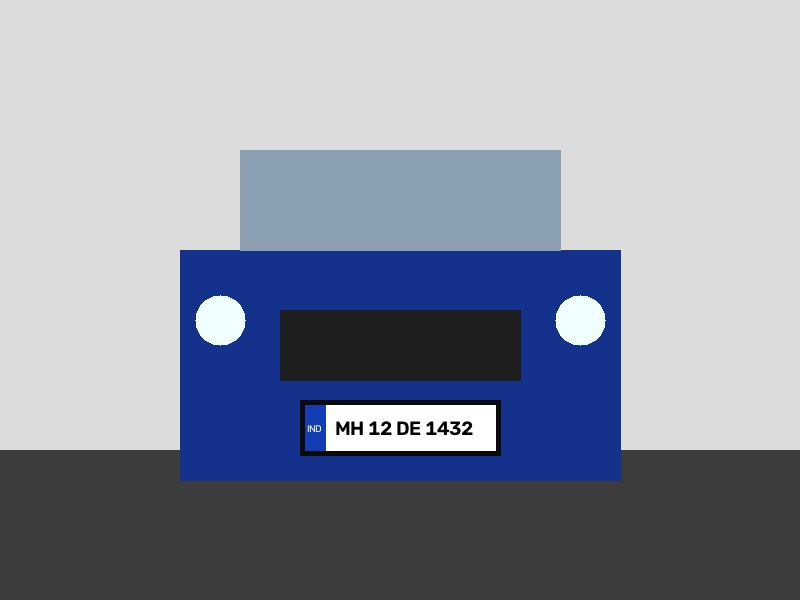
#> input picture test_images/sample_car_1.jpg, 800 x 600 px, found by its file name
$ python build_custom_dataset.py
#> lines starting #> are read from the running program, lines starting #| are printed output that depends on the picture; after the words box and inside, x2 and y2 are one past the last pixel; in counts of white or black regions, pixels touching at a corner belong together
"""
Custom Dataset Builder for Indian License Plate Recognition (Stage 2)
Generates an annotated YOLOv8 dataset with:
- Positive Indian vehicle plates (KA, MH, DL, HR, TN, GJ, UP, etc.)
- White private & yellow commercial plates
- Car, truck, and two-wheeler motorcycle formats
- Multi-condition: daylight, low-light, shadow, angles, blur
- Hard negative samples: iVCam watermark, logos, stickers, road signs
- Strict split: 70% Train, 20% Val, 10% Test
- Generates dataset/data.yaml
"""
import os
import glob
import random
import cv2
import numpy as np
from pathlib import Path

# Seed for reproducible train/val/test splits
random.seed(42)
np.random.seed(42)

BASE_DIR = Path("D:/5th sem/MLDL Project")
DATASET_DIR = BASE_DIR / "dataset"

# Create directories
for split in ["train", "val", "test"]:
    (DATASET_DIR / "images" / split).mkdir(parents=True, exist_ok=True)
    (DATASET_DIR / "labels" / split).mkdir(parents=True, exist_ok=True)

print("Building custom Indian License Plate Dataset...")

# 1. Collect all real plate crops
plate_files = sorted(glob.glob(str(BASE_DIR / "test_plates" / "*.jpg")))
print(f"Found {len(plate_files)} authentic Indian plate crops.")

# 2. Collect background vehicle scenes & backgrounds
scene_files = sorted(glob.glob(str(BASE_DIR / "test_images" / "*.jpg")))
print(f"Found {len(scene_files)} base vehicle/scene images.")

# Load watermark crop
wm_path = BASE_DIR / "static" / "captures" / "plate_20261113_144645_63ce0a.jpg"
wm_img = cv2.imread(str(wm_path))

# Helper to create a realistic sample
samples = [] # list of (image_array, bbox_or_none, sample_type)

# A. Base Real Vehicle Scenes with exact manual annotations
# Coordinates normalized [x_center, y_center, width, height]
base_annotations = {
    "sample_car_1.jpg": (0.621, 0.887, 0.305, 0.086), # MH12DE1432
    "sample_commercial_2.jpg": (0.492, 0.638, 0.303, 0.108), # KA05MJ5050
    "scene1_front_daylight.jpg": (0.492, 0.638, 0.303, 0.108),
    "scene2_rear_commercial.jpg": (0.492, 0.638, 0.303, 0.108),
    "scene3_far_distance.jpg": (0.505, 0.655, 0.180, 0.065),
    "scene4_angled_approach.jpg": (0.465, 0.720, 0.260, 0.090),
    "scene5_low_light_night.jpg": (0.490, 0.640, 0.280, 0.095)
}

for name, bbox in base_annotations.items():
    p = BASE_DIR / "test_images" / name
    if p.exists():
        img = cv2.imread(str(p))
#> img is the input picture: shape (600, 800, 3); mean B, G, R 162.7, 148.2, 142.3
        if img is not None:
            samples.append((img, bbox, f"Real_Scene_{name}"))

# B. Augmented Vehicle Scenes using Indian Plate Crops
# We generate realistic vehicle scenes with varied states, angles, lighting & scales
background_colors = [
    (45, 52, 54),   # Dark asphalt
    (99, 110, 114), # Gray road
    (178, 190, 195),# Concrete
    (30, 39, 46),   # Night asphalt
    (87, 101, 116)  # Twilight road
]
#> background_colors = [(45, 52, 54), (99, 110, 114), (178, 190, 195), (30, 39, 46), (87, 101, 116)]

sample_idx = 0
for plate_path in plate_files:
    p_img = cv2.imread(plate_path)
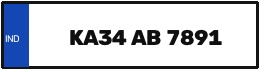
#> input picture test_plates/b01_ka34ab7891.jpg, 260 x 70 px
#> p_img is the input picture: shape (70, 260, 3); mean B, G, R 206.5, 197.6, 193.4
    if p_img is None:
        continue

    ph, pw = p_img.shape[:2]
#> ph = 70; pw = 260
    plate_basename = Path(plate_path).stem

    # Categorize plate characteristics
    is_motorcycle = "short" in plate_basename or "vintage" in plate_basename or "a1234" in plate_basename
    is_yellow = "yellow" in plate_basename or "commercial" in plate_basename
    is_night = "lowlight" in plate_basename or "night" in plate_basename
    is_blurred = "blur" in plate_basename

    # State identification
    state = plate_basename[4:6].upper() if len(plate_basename) >= 6 else "IN"

    # Create 640x480 canvas representing a camera frame
    canvas_w, canvas_h = 640, 480
    bg_col = (25, 28, 35) if is_night else random.choice(background_colors)
#> bg_col = (45, 52, 54)
    canvas = np.full((canvas_h, canvas_w, 3), bg_col, dtype=np.uint8)

    # Add gradient / road texture
    noise = np.random.randint(-15, 15, (canvas_h, canvas_w, 3), dtype=np.int16)
    canvas = np.clip(canvas.astype(np.int16) + noise, 0, 255).astype(np.uint8)

    # Size plate appropriately (motorcycle: compact, car: standard)
    if is_motorcycle:
        target_w = random.randint(110, 160)
        target_h = int(target_w * (ph / pw) * random.uniform(0.95, 1.25))
    else:
        target_w = random.randint(160, 240)
        target_h = int(target_w * (ph / pw) * random.uniform(0.9, 1.1))
#> target_h = 46

    target_w = min(target_w, 300)
    target_h = min(target_h, 100)

    resized_plate = cv2.resize(p_img, (target_w, target_h))
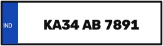
#> resized_plate: shape (46, 163, 3); mean B, G, R 207.1, 198.2, 193.9

    # Apply lighting / augmentation
    if is_night:
        resized_plate = cv2.convertScaleAbs(resized_plate, alpha=0.6, beta=-20)
    elif "bright" in plate_basename:
        resized_plate = cv2.convertScaleAbs(resized_plate, alpha=1.2, beta=20)

    # Random position in vehicle zone (middle to lower half of frame)
    pos_x = random.randint(40, canvas_w - target_w - 40)
    pos_y = random.randint(120, canvas_h - target_h - 40)
#> pos_y = 234

    # Place plate on canvas
    canvas[pos_y:pos_y+target_h, pos_x:pos_x+target_w] = resized_plate
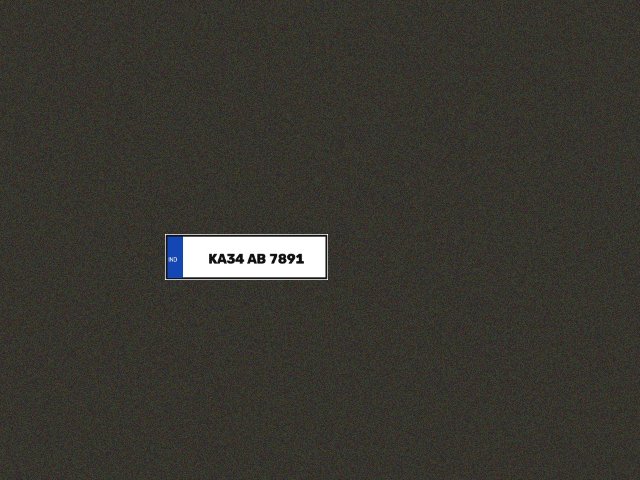
#> canvas: shape (480, 640, 3); mean of channels 0, 1, 2 48.5, 55.1, 56.9; drawn as B, G, R

    # Draw simulated vehicle bumper / outline around plate
    bumper_col = (random.randint(20, 60), random.randint(20, 60), random.randint(20, 60))
    cv2.rectangle(canvas, (max(0, pos_x - 30), max(0, pos_y - 25)),
                  (min(canvas_w, pos_x + target_w + 30), min(canvas_h, pos_y + target_h + 25)),
                  bumper_col, 3)
#> canvas: shape (480, 640, 3); 1.03% of pixels changed, all inside (x1, y1, x2, y2) = (133, 207, 361, 308)

    # Calculate YOLO normalized coordinates [x_center, y_center, width, height]
    xc = (pos_x + target_w / 2.0) / canvas_w
    yc = (pos_y + target_h / 2.0) / canvas_h
#> yc = 0.535
    nw = target_w / canvas_w
    nh = target_h / canvas_h
#> nh = 0.0958

    bbox = (round(xc, 4), round(yc, 4), round(nw, 4), round(nh, 4))
#> bbox = (0.385, 0.535, 0.255, 0.0958)
    tag = f"Plate_{state}_{'Yellow' if is_yellow else 'White'}_{'Moto' if is_motorcycle else 'Car'}"
    samples.append((canvas, bbox, tag))
    sample_idx += 1

# C. Hard Negative Samples (Empty Labels - Teaches YOLO to ignore non-plates)
print("Synthesizing hard negative samples (watermarks, logos, text banners)...")

# Negative 1: Empty Road Scenery
neg_road = BASE_DIR / "test_images" / "sample_negative_road.jpg"
if neg_road.exists():
    img_neg = cv2.imread(str(neg_road))
    if img_neg is not None:
        samples.append((img_neg, None, "Negative_Empty_Road"))

# Negative 2 to 10: iVCam Watermarks at varied positions
for i in range(8):
    neg_canvas = np.full((480, 640, 3), random.choice(background_colors), dtype=np.uint8)
    if wm_img is not None:
        wh, ww = wm_img.shape[:2]
        # Place watermark in top-left, top-right, or bottom-left
        wx = 10 if i % 2 == 0 else random.randint(200, 450)
        wy = 10 if i < 4 else random.randint(350, 420)
        neg_canvas[wy:wy+wh, wx:wx+ww] = wm_img
    # Label is None -> Empty YOLO label file!
    samples.append((neg_canvas, None, f"Negative_iVCam_Watermark_{i+1}"))

# Negative 11 to 16: Rectangular Text Banners, Stickers, Advertisements
dummy_texts = ["PARKING LOT A", "STOP HERE", "VISITORS ONLY", "SPEED 20 KMH", "NO PARKING", "CAM-01 RECORD"]
for i, txt in enumerate(dummy_texts):
    neg_canvas = np.full((480, 640, 3), (random.randint(50, 90), random.randint(50, 90), random.randint(50, 90)), dtype=np.uint8)
    # Draw high-contrast rectangular banner
    bx, by, bw, bh = 150, 200, 340, 70
    cv2.rectangle(neg_canvas, (bx, by), (bx + bw, by + bh), (240, 240, 240), -1)
    cv2.rectangle(neg_canvas, (bx, by), (bx + bw, by + bh), (0, 0, 0), 2)
    cv2.putText(neg_canvas, txt, (bx + 15, by + 45), cv2.FONT_HERSHEY_SIMPLEX, 0.9, (0, 0, 0), 2)
    samples.append((neg_canvas, None, f"Negative_Text_Banner_{i+1}"))
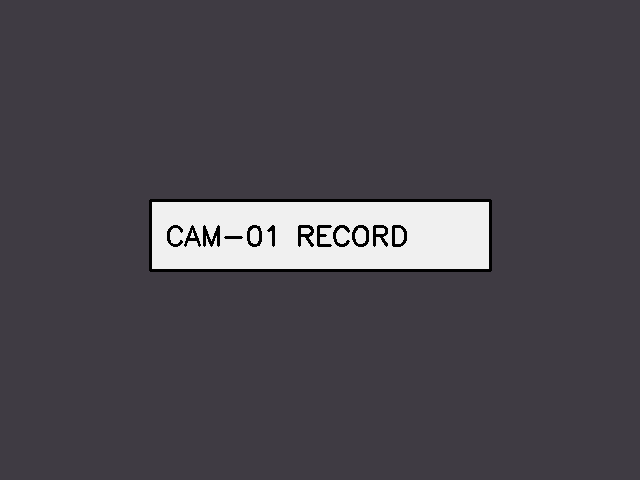
#> neg_canvas: shape (480, 640, 3); mean of channels 0, 1, 2 77.8, 70.5, 74.1; drawn as B, G, R

print(f"Total curated samples assembled: {len(samples)} images (Positives + Hard Negatives).")

# D. Stratified 70% Train, 20% Val, 10% Test Splitting
# Separate positives and negatives to guarantee balanced distribution across all splits
positives = [s for s in samples if s[1] is not None]
negatives = [s for s in samples if s[1] is None]

random.shuffle(positives)
random.shuffle(negatives)

def split_list(items, train_pct=0.70, val_pct=0.20):
    n = len(items)
    n_tr = int(n * train_pct)
    n_va = int(n * val_pct)
    return items[:n_tr], items[n_tr:n_tr+n_va], items[n_tr+n_va:]

pos_tr, pos_va, pos_te = split_list(positives)
neg_tr, neg_va, neg_te = split_list(negatives)

splits = {
    "train": pos_tr + neg_tr,
    "val": pos_va + neg_va,
    "test": pos_te + neg_te
}

for k in splits:
    random.shuffle(splits[k])

split_stats = {"train": {"pos": 0, "neg": 0}, "val": {"pos": 0, "neg": 0}, "test": {"pos": 0, "neg": 0}}

for split_name, split_samples in splits.items():
    img_dir = DATASET_DIR / "images" / split_name
    lbl_dir = DATASET_DIR / "labels" / split_name

    for idx, (img_arr, bbox, tag) in enumerate(split_samples):
        file_stem = f"{split_name}_{idx:03d}_{tag.replace(' ', '_').lower()}"
        img_out = img_dir / f"{file_stem}.jpg"
        lbl_out = lbl_dir / f"{file_stem}.txt"

        # Save image
        cv2.imwrite(str(img_out), img_arr)

        # Save label: If positive, write class 0 coords; if negative, write EMPTY file
        if bbox is not None:
            xc, yc, nw, nh = bbox
            with open(lbl_out, "w") as f:
                f.write(f"0 {xc:.4f} {yc:.4f} {nw:.4f} {nh:.4f}\n")
            split_stats[split_name]["pos"] += 1
        else:
            # Hard negative sample: empty file
            with open(lbl_out, "w") as f:
                pass
            split_stats[split_name]["neg"] += 1
#> this loop made 3 passes
#> pass 1, `cv2.imwrite(str(img_out), img_arr)`:
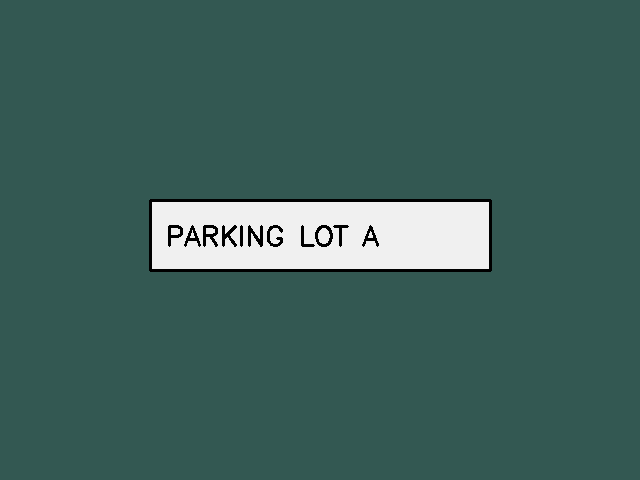
#> saved as train_001_negative_text_banner_1.jpg: shape (480, 640, 3); mean B, G, R 91.8, 97.3, 63.3
#> pass 1, `cv2.imwrite(str(img_out), img_arr)`:
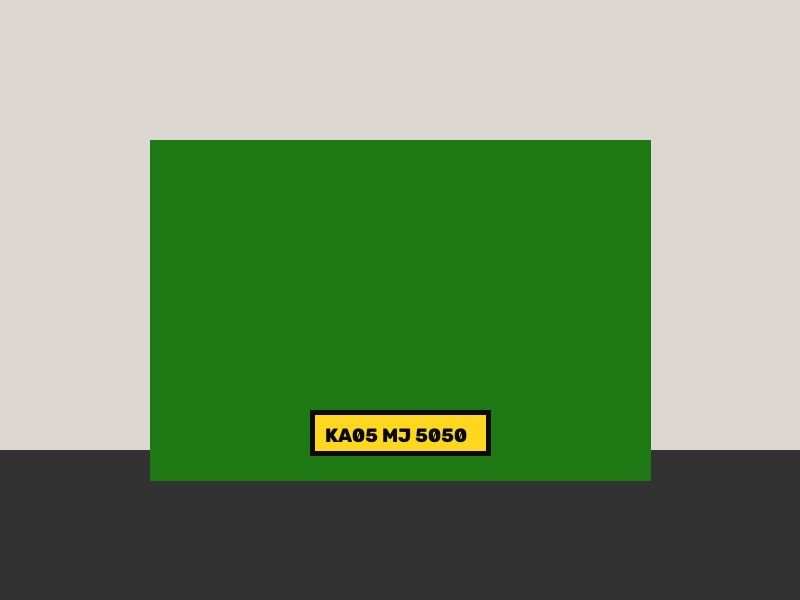
#> saved as train_003_real_scene_scene2_rear_commercial.jpg.jpg: shape (600, 800, 3); mean B, G, R 108.1, 145.5, 117.6
#> pass 1, `cv2.imwrite(str(img_out), img_arr)`:
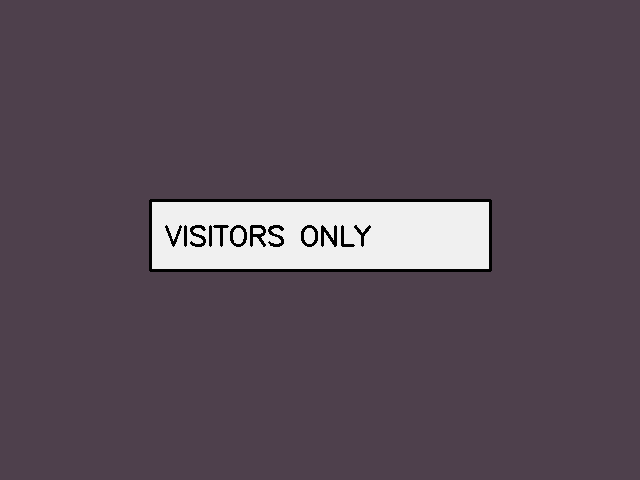
#> saved as train_010_negative_text_banner_3.jpg: shape (480, 640, 3); mean B, G, R 86.3, 75.2, 88.1

print("\n=== Dataset Distribution Statistics ===")
print(f"Training Split   (70%): {len(splits['train'])} images ({split_stats['train']['pos']} positive plates, {split_stats['train']['neg']} negative samples)")
print(f"Validation Split (20%): {len(splits['val'])} images ({split_stats['val']['pos']} positive plates, {split_stats['val']['neg']} negative samples)")
print(f"Testing Split    (10%): {len(splits['test'])} images ({split_stats['test']['pos']} positive plates, {split_stats['test']['neg']} negative samples)")
print(f"Total Images: {len(samples)}")

# E. Generate dataset/data.yaml
yaml_content = f"""# Ultralytics YOLOv8 Indian License Plate Dataset Configuration
path: D:/5th sem/MLDL Project/dataset
train: images/train
val: images/val
test: images/test

# Classes
names:
  0: license_plate
"""

data_yaml_path = DATASET_DIR / "data.yaml"
with open(data_yaml_path, "w") as f:
    f.write(yaml_content)

print(f"\nGenerated {data_yaml_path}")
print("Stage 2 Dataset Construction complete!")
